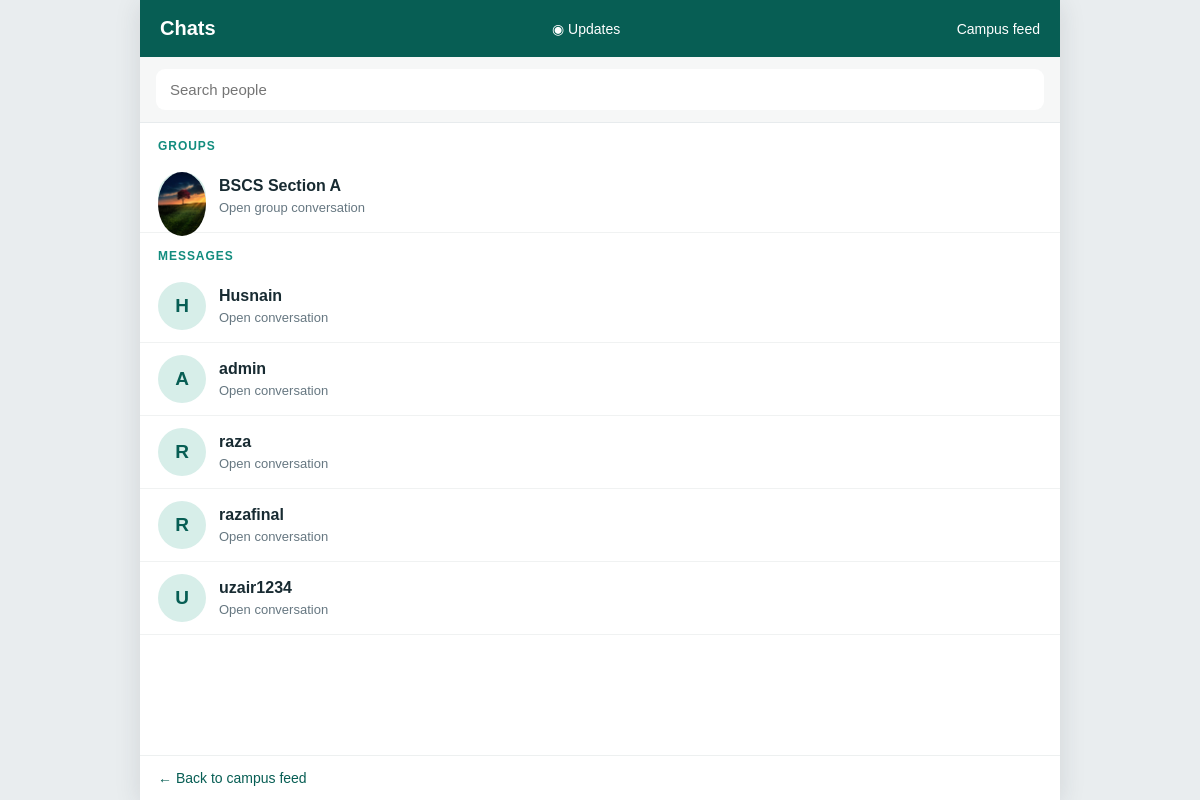
Page /chat/ (signed in) on the committed database.
### chat/models.py (models this page shows, shortened)
class Group(models.Model):
    name = models.CharField(max_length=100)
    members = models.ManyToManyField(User, related_name='chat_groups')
    icon = models.FileField(upload_to='group_icons/', blank=True, null=True)
    rules = models.TextField(blank=True)
    created_at = models.DateTimeField(auto_now_add=True)

### chat/views.py (the view)
# urls.py: path('', views.chat_list, name='chat_list'),
@login_required
def chat_list(request):
    q = request.GET.get('q', '')
    chatted_users = User.objects.filter(
        Q(sent_messages__receiver=request.user) |
        Q(received_messages__sender=request.user)
    ).exclude(id=request.user.id).distinct()
    groups = Group.objects.filter(members=request.user)
    search_results = []
    if q:
        search_results = User.objects.filter(username__icontains=q).exclude(id=request.user.id)
    return render(request, 'chat/chat_list.html', {
        'chatted_users': chatted_users,
        'groups': groups,
        'search_results': search_results,
        'q': q,
    })

### chat/templates/chat/chat_list.html (shortened to what this page needs)
<!doctype html>
<html lang="en">
<head>
</head>
<body><main class="app">
  <header class="top"><h1>Chats</h1><a href="{% url 'chat_updates' %}">◉ Updates</a><a href="/">Campus feed</a></header>
  <form class="search" method="GET"><input type="search" name="q" value="{{ q }}" placeholder="Search people" aria-label="Search people"></form>
  <div class="content">
  {% if q %}
    <div class="section">People</div>
    {% for u in search_results %}<a class="row" href="{% url 'chat_room' u.username %}"><div class="avatar">{{ u.username|first|upper }}</div><div class="details"><div class="name">{{ u.username }}</div><div class="hint">Start a conversation</div></div></a>
    {% empty %}<p class="empty">No people found.</p>{% endfor %}
  {% else %}
    <div class="section">Groups</div>
    {% for g in groups %}<a class="row" href="{% url 'group_room' g.id %}"><div class="avatar">{% if g.icon %}<img src="{{ g.icon.url }}" alt="" style="width:100%;height:100%;object-fit:cover;border-radius:50%">{% else %}👥{% endif %}</div><div class="details"><div class="name">{{ g.name }}</div><div class="hint">Open group conversation</div></div></a>
    {% empty %}<p class="empty">No groups yet.</p>{% endfor %}
    <div class="section">Messages</div>
    {% for u in chatted_users %}<a class="row" href="{% url 'chat_room' u.username %}"><div class="avatar">{{ u.username|first|upper }}</div><div class="details"><div class="name">{{ u.username }}</div><div class="hint">Open conversation</div></div></a>
    {% empty %}<p class="empty">No conversations yet. Search for someone above to start chatting.</p>{% endfor %}
  {% endif %}
  </div><footer class="footer"><a href="/">← Back to campus feed</a></footer>
</main></body></html>

### chat/templates/chat/chat_list.html (style rules this page uses)
:root { font-family:Arial,Helvetica,sans-serif;color:#182b32;background:#e9edef }
* { box-sizing:border-box }
body { margin:0 }
.app { max-width:920px;height:100vh;min-height:500px;margin:auto;background:#fff;display:flex;flex-direction:column;box-shadow:0 4px 24px #26323820 }
.top { background:#075e54;color:white;padding:17px 20px;display:flex;align-items:center;justify-content:space-between }
.top h1 { font-size:20px;margin:0 }
.top a { color:#fff;text-decoration:none;font-size:14px }
.search { padding:12px 16px;background:#f6f7f7;border-bottom:1px solid #e7ebed }
.search input { width:100%;border:0;border-radius:9px;background:white;padding:12px 14px;font-size:15px;outline-color:#128c7e }
.content { overflow:auto;flex:1 }
.section { padding:16px 18px 7px;color:#128c7e;font-size:12px;font-weight:700;letter-spacing:.08em;text-transform:uppercase }
.row { display:flex;align-items:center;gap:13px;padding:12px 18px;color:inherit;text-decoration:none;border-bottom:1px solid #f0f2f2;transition:background .15s }
.avatar { width:48px;height:48px;flex:0 0 48px;border-radius:50%;display:grid;place-items:center;background:#d7eee9;color:#075e54;font-size:19px;font-weight:bold }
.details { min-width:0;flex:1 }
.name { font-size:16px;font-weight:600;margin-bottom:5px }
.hint { font-size:13px;color:#667781;white-space:nowrap;overflow:hidden;text-overflow:ellipsis }
.footer { padding:13px 18px;border-top:1px solid #edf0f0 }
.footer a { color:#075e54;text-decoration:none;font-size:14px }

### rows in the picture
Group: icon (picture), name "BSCS Section A"

### other values in the picture
{{ u.username|first|upper }} "H"
{{ u.username }} "Husnain"
{{ u.username|first|upper }} "A"
{{ u.username }} "admin"
{{ u.username|first|upper }} "R"
{{ u.username }} "raza"
{{ u.username }} "razafinal"
{{ u.username|first|upper }} "U"
{{ u.username }} "uzair1234"
